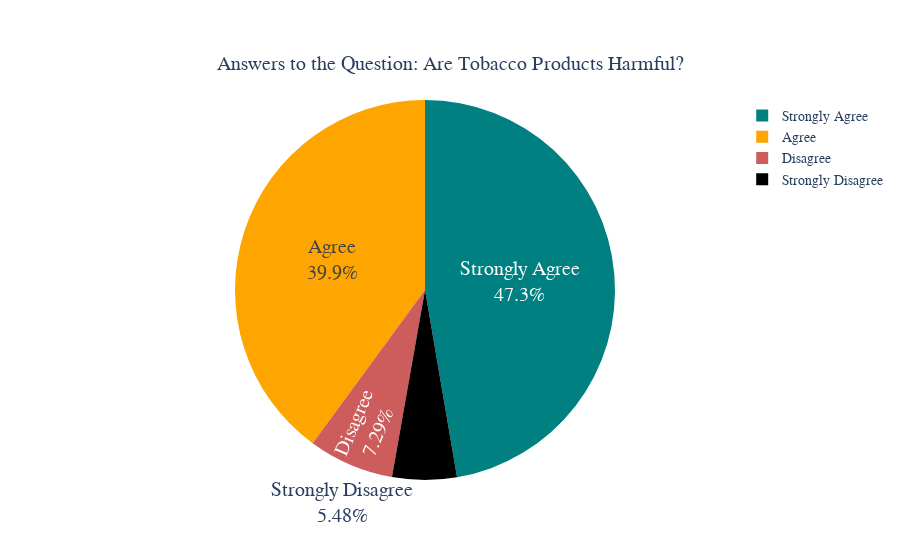

Notebook source saved alongside this figure:
### Code cell
#A pie graph demostrates students answer to if Tobacco is harmful - Bhoomika
harmfulData = [op.countOf(NYTS2022['Are_Tobacco_Products_Harmful'], 'Agree'),
        op.countOf(NYTS2022['Are_Tobacco_Products_Harmful'], 'Strongly Agree'), 
        op.countOf(NYTS2022['Are_Tobacco_Products_Harmful'], 'Strongly Disagree'),
        op.countOf(NYTS2022['Are_Tobacco_Products_Harmful'], 'Disagree')]

labels = ['Agree', 'Strongly Agree', 'Strongly Disagree', 'Disagree']

color_discrete_sequence = ['orange', 'teal', 'black', 'indianred']


fig = go.Figure(data=[go.Pie(labels=labels, values=harmfulData, pull=[0, 0, 0, 0, 0])])
fig.update_layout(
    title={
        'text': "Answers to the Question: Are Tobacco Products Harmful?",
        'y':0.9,
        'x':0.5,
        'xanchor': 'center',
        'yanchor': 'top'},
    font=dict(family='SOURCE SANS PRO', size=14)
)

fig.update_traces(hoverinfo='label+value', textinfo='label+percent', textfont_size=20,
                  marker=dict(colors=color_discrete_sequence))

fig.show()

### Figure 1 — Plotly figure (JSON) as saved in the notebook; plotly's stock layout.template omitted (floating-point values rounded to 4 significant figures)
{"data": [{"hoverinfo": "label+value", "labels": ["Agree", "Strongly Agree", "Strongly Disagree", "Disagree"], "marker": {"colors": ["orange", "teal", "black", "indianred"]}, "pull": [0, 0, 0, 0, 0], "textfont": {"size": 20}, "textinfo": "label+percent", "type": "pie", "values": [10588, 12543, 1453, 1933]}], "layout": {"font": {"family": "SOURCE SANS PRO", "size": 14}, "title": {"text": "Answers to the Question: Are Tobacco Products Harmful?", "x": 0.5, "xanchor": "center", "y": 0.9, "yanchor": "top"}}}
